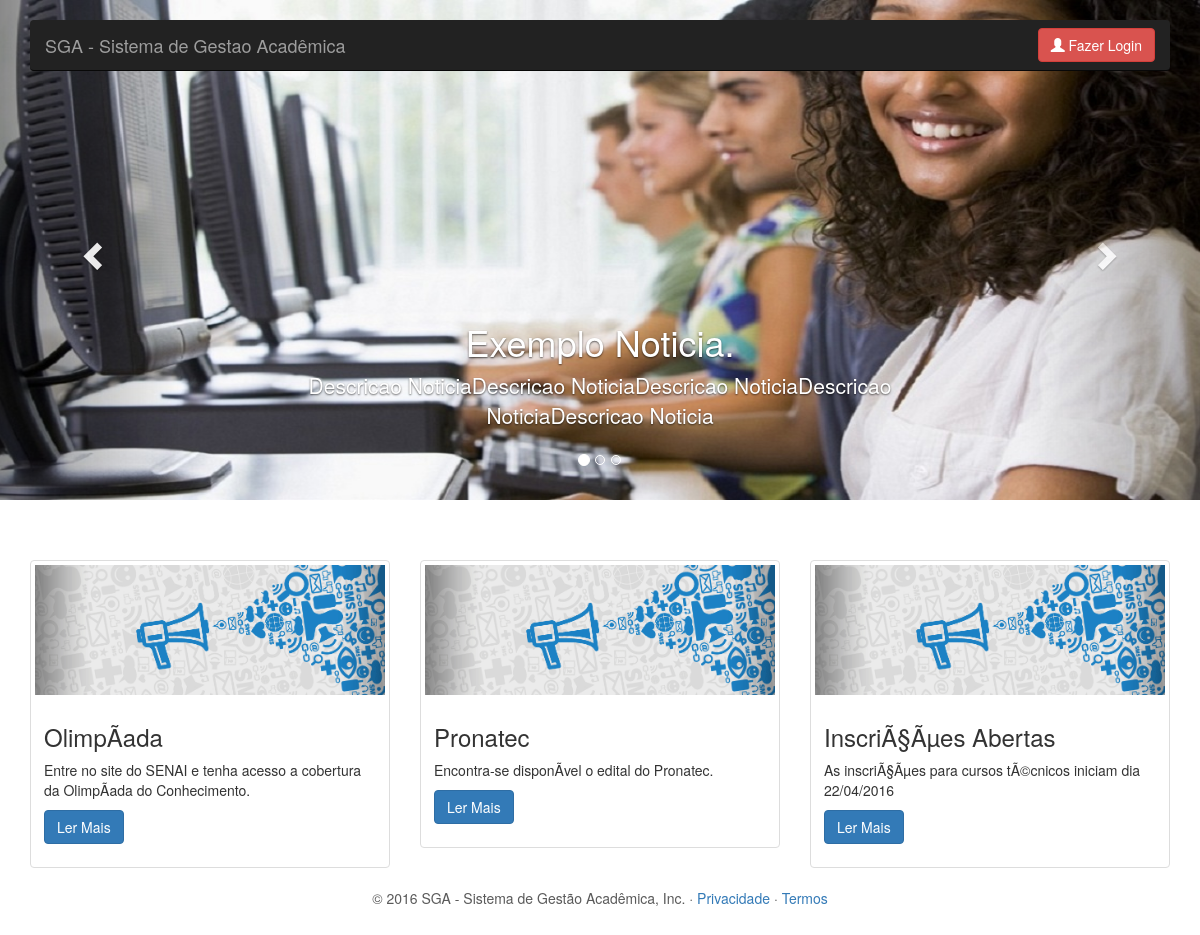
The page / on the database its author committed.
### tables this page shows
CREATE TABLE IF NOT EXISTS `noticias` (
  `tit_noticia` varchar(25) NOT NULL,
  `desc_noticia` varchar(160) NOT NULL,
  `imagem` varchar(50) DEFAULT NULL,
  `cd_noticias` bigint(20) NOT NULL,
  `permissao` varchar(1) NOT NULL,
  `posicao` varchar(10) NOT NULL,
  `categoria` varchar(20) NOT NULL
);

### classes/database.class.php (called while the page is built, shortened)
<?php
class Database {
  private $mysql;
  private $query;
  public function __construct() {
    $this->mysql = new mysqli('localhost', 'root','', 'sga');
  }
  protected function clearAttributes() {
    $not = array('last_query', 'operators', 'join_types');
    $attrs = get_object_vars($this);
  }
  public function result() {
    $data = array();
    if(!empty($this->query)) {
      while($result = mysqli_fetch_object($this->query)) {
        $data[] = (Object) array_map("utf8_encode", (Array) $result);
      }
    }
    return $data;
  }
  public function query($query, $escape = FALSE) {
    $escape = (!is_bool($escape)) ? TRUE : $escape;
    $this->query = $this->mysql->query($query);
    return $this;
  }
}

### classes/noticia.class.php (the view, shortened to what this page needs)
<?php
Class Noticia extends Funcoes {
  public function getNoticias() {
    $objetoSql = new Database();
    $resultado = $objetoSql->query('select * from noticias order by cd_noticias DESC limit 3')->result();
    if(count($resultado) > 0) {
      return $resultado;
    }else {
      return false;
    }
  }
  public function geraNoticia() {
    $noticias = $this->getNoticias();
    foreach ($noticias as $itens) { ?>
      <div class="col-sm-6 col-md-4">
        <div class="thumbnail">
          <img src="assets/imagens/news2.gif" alt="...">
          <div class="caption">
            <h3><?= $itens->tit_noticia;?></h3>
            <p><?= $itens->desc_noticia;?></p>
            <p><a href="#" class="btn btn-primary" role="button">Ler Mais</a></p>
          </div>
        </div>
      </div>
    <?php
    }
  }
}

### assets/css/carousel.css (style rules this page uses)
body { padding-bottom: 40px; color: #5a5a5a; }

### rows shown on the page
noticias: tit_noticia "OlimpÃ­ada", desc_noticia "Entre no site do SENAI e tenha acesso a cobertura da OlimpÃ­ada do Conhecimento."
noticias: tit_noticia "Pronatec", desc_noticia "Encontra-se disponÃ­vel o edital do Pronatec."
noticias: tit_noticia "InscriÃ§Ãµes Abertas", desc_noticia "As inscriÃ§Ãµes para cursos tÃ©cnicos iniciam dia 22/04/2016"
